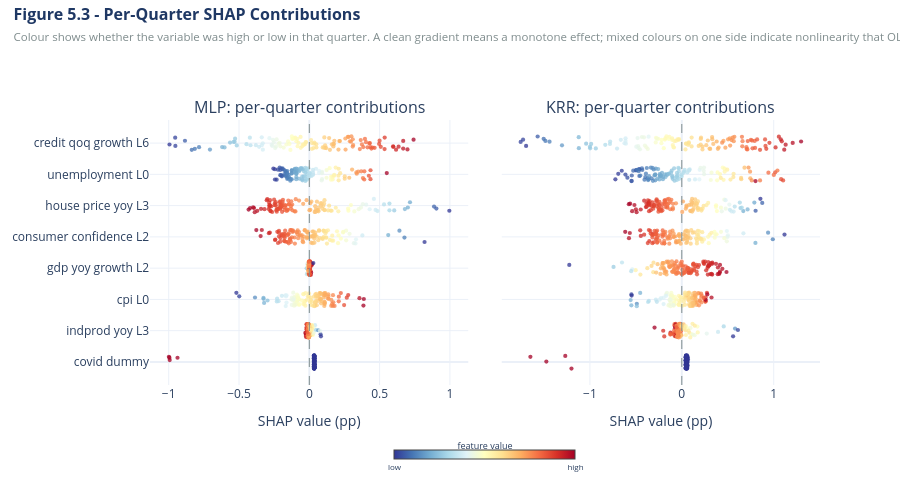

Notebook code for this chart:
### Code cell
# 5.9 - Figure 5.3 per-quarter contributions for both challengers
# One dot per training quarter, coloured by the value of the variable in that quarter.
# A clean colour gradient across the horizontal axis means the effect is monotone and a
# linear model could capture it. Mixed colours on the same side indicate a nonlinear
# effect or an interaction, which is the mechanism by which a challenger can outperform.
pos = {f: i for i, f in enumerate(order)}
rng = np.random.RandomState(SEED)

fig = make_subplots(rows=1, cols=2, horizontal_spacing=0.05, shared_yaxes=True,
                    subplot_titles=[f'{m}: per-quarter contributions'
                                    for m in CHALLENGERS])

for k, name in enumerate(CHALLENGERS):
    sv_all = shap_vals[name]
    for f in order:
        j  = feats.index(f)
        xv = X_tr[:, j]
        colour = (xv - xv.min()) / (np.ptp(xv) if np.ptp(xv) else 1)
        fig.add_trace(go.Scatter(
            x=sv_all[:, j], y=pos[f] + rng.uniform(-0.22, 0.22, len(sv_all)),
            mode='markers', showlegend=False,
            marker=dict(size=4.2, color=colour, colorscale='RdYlBu_r', opacity=0.75,
                        showscale=(k == 1 and f == order[-1]),
                        colorbar=dict(title=dict(text='feature value', font=dict(size=9),
                                                 side='top'),
                                      orientation='h', x=0.5, xanchor='center',
                                      y=-0.16, yanchor='top', len=0.3, thickness=9,
                                      tickvals=[0, 1], ticktext=['low', 'high'],
                                      tickfont=dict(size=8))),
            hovertemplate='%{x:.3f}pp<extra></extra>'), row=1, col=k + 1)
    fig.add_vline(x=0, line_dash='dash', line_color=GREY, line_width=1, row=1, col=k + 1)
    fig.update_xaxes(title_text='SHAP value (pp)', row=1, col=k + 1)

fig.update_yaxes(tickmode='array', tickvals=list(range(len(order))),
                 ticktext=short, row=1, col=1)
fig.update_layout(
    title=dict(text=('<b>Figure 5.3 - Per-Quarter SHAP Contributions</b>'
                     f'<br><span style="font-size:11.5px;color:{GREY}">'
                     'Colour shows whether the variable was high or low in that quarter. '
                     'A clean gradient means a monotone effect; mixed colours on one side '
                     'indicate nonlinearity that OLS cannot represent</span>'),
               font=dict(size=16, color=NAVY), x=0.015, xanchor='left',
               y=0.96, yanchor='top'),
    template=TEMPLATE, height=500, margin=dict(t=120, b=115, l=150))
fig.show()
